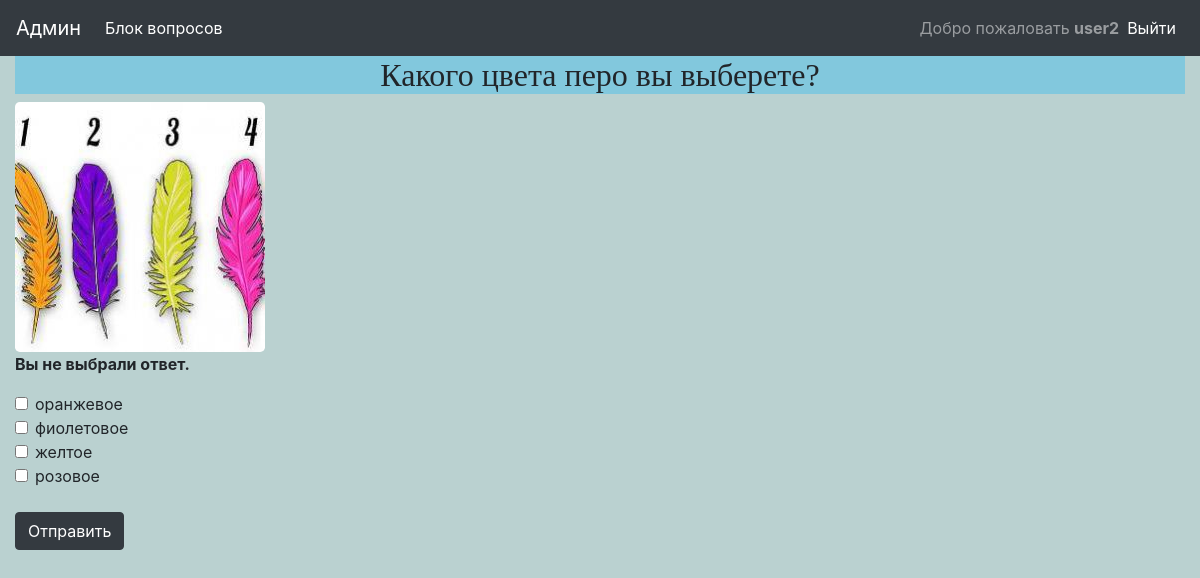
The app's page /answer/4 (signed in) with its own data.
### questions/models.py (models this page shows, shortened)
class QuestionInBlock(models.Model):
	question = models.ForeignKey(Question, on_delete=models.CASCADE, related_name='question', null=True, verbose_name='Вопрос')
	block = models.ForeignKey(Block, on_delete=models.CASCADE, related_name='block', verbose_name='Блок')
	class Meta:
		verbose_name = 'Вопрос в блоке'
		verbose_name_plural = 'Вопросы в блоке'

class Question(models.Model):
	RADIO = 'RO'
	CHECKBOX = 'CX'
	TYPE_VARIANT_CHOICES = [
		(RADIO, 'Радиокнопка'),
		(CHECKBOX, 'Чекбокс'),
	]
	title = models.CharField("Вопрос", max_length=264, null=True, blank=True)
	image = models.ImageField("Картинка", blank=True, upload_to='media')
	type_variant = models.CharField("Выбор варианта", max_length=2, choices=TYPE_VARIANT_CHOICES, default=RADIO)
	class Meta:
		verbose_name = 'Вопрос'
		verbose_name_plural = 'Вопросы'

class Answer(models.Model):
	title = models.CharField("Ответ", max_length=128, null=True, blank=True)
	question = models.ForeignKey(Question, on_delete=models.CASCADE, related_name='answer_in_question', verbose_name='Вопрос', null=True)
	correct = models.BooleanField(default=True,  help_text = 'Ставим галочку, если необходимо учесть вес ответа')
	weight = models.SmallIntegerField("Вес ответа в опроснике", editable=True, default=0)
	class Meta:
		verbose_name = 'Ответ'
		verbose_name_plural = 'Ответы'

### questions/views.py (the view, shortened to what this page needs)
# urls.py: path('answer/<int:question_id>', views.answer, name='answer'),
@login_required()
def answer(request, question_id):
	user = request.user
	question = QuestionInBlock.objects.get(id=question_id)
	block_id = QuestionInBlock.objects.get(id=question_id).block.id
	blocks = get_object_or_404(Block, pk=block_id)
	users_profiles = UserProfile.objects.filter(user=user)
	questions_count = QuestionInBlock.objects.filter(block__id=block_id).count()
	try:
		multiple_answer = question.question.answer_in_question.filter(id__in=request.POST.getlist('answer'))
		single_answer = question.question.answer_in_question.get(pk=request.POST['answer'])
	except (KeyError, Answer.DoesNotExist):
		context = {
			'blocks':blocks,
			'question': question,
			'error_message': "Вы не выбрали ответ.",
		}
		return render(request, 'answer.html', context)

### questions/templates/answer.html (shortened to what this page needs)
{% extends 'base.html' %}
{% block header %}{{ question.question.title }}{% endblock header %}
{% block content %}
{% if question.question.image %}
    <img src="{{ question.question.image.url }}" class="rounded-lg">
{% endif %}
{% if error_message %}
    <p><strong>{{ error_message }}</strong></p>
{% endif %}
<form action="" method="post">
    {% for answer in question.question.answer_in_question.all %}
    {% if blocks.type_block == 'TS' %}
    <div class="custom-control custom-radio">
        <input class="custom-control-input" type="radio" name="answer" value="{{answer.id}}" id="answer{{forloop.counter}}">
        <label class="custom-control-label" for="answer{{forloop.counter}}">
            {{ answer.title }}
        </label>
    </div>
    {% else %}
    <div class="form-check">
        <input class="form-check-input" type="checkbox" name="answer" value="{{answer.id}}" id="answer{{forloop.counter}}">
        <label class="form-check-label" for="answer{{forloop.counter}}">
            {{ answer.title }}
        </label>
    </div>
    {% endif %}
    {% endfor %}
    <br>
    <input class="btn btn-dark" type="submit" value="Отправить">
</form>
{% endblock %}

### questions/templates/base.html (shortened to what this page needs)
<!DOCTYPE html>
{% load static %}
<html lang="en">
<head>
    {% block bootstrap_header %}
    <link rel="stylesheet" href='{% static "css/bootstrap.min.css" %}' />
    {% endblock bootstrap_header %}
</head>
<body style="background-color: rgb(186, 209, 208);">
    <nav class="navbar navbar-expand-lg navbar-dark bg-dark">
        <a class="navbar-brand" href="{% url 'admin:index' %}">Админ</a>
        <div class="collapse navbar-collapse" id="navbarSupportedContent">
          <ul class="navbar-nav mr-auto">
            {% if user.is_authenticated %}
            <li class="nav-item active">
              <a class="nav-link" href="{% url 'blocks' %}">Блок вопросов</a>
            </li>
            {% endif %}
          </ul>
          {% if user.is_authenticated %}
          <span class="navbar-text">Добро пожаловать <strong>{{ user.username }}</strong></span>
          {% endif %}
          <ul class="nav justify-content-end navbar-nav">
            <li class="nav-item active">
              <a class="nav-link" href="{% url 'logout' %}">Выйти</a>
            </li>
          </ul>
        </div>
      </nav>
      <div class="container-fluid">
        <div class="row">
          <div class="col-12">
            <h2 class="text-center" style="background-color: #82c8dd; font-family: 'Lobster', cursive;">{% block header %}{% endblock header %}</h2>
          </div>
        </div>
    {% block content %}
    {% endblock content %}
      </div>
</body>
</html>

### records on screen
QuestionInBlock: question "Какого цвета перо вы выберете?", question.image (picture)
Answer: title "оранжевое"
Answer: title "фиолетовое"
Answer: title "желтое"
Answer: title "розовое"

### other values on screen
{{ user.username }} "user2"
{{ error_message }} "Вы не выбрали ответ."
